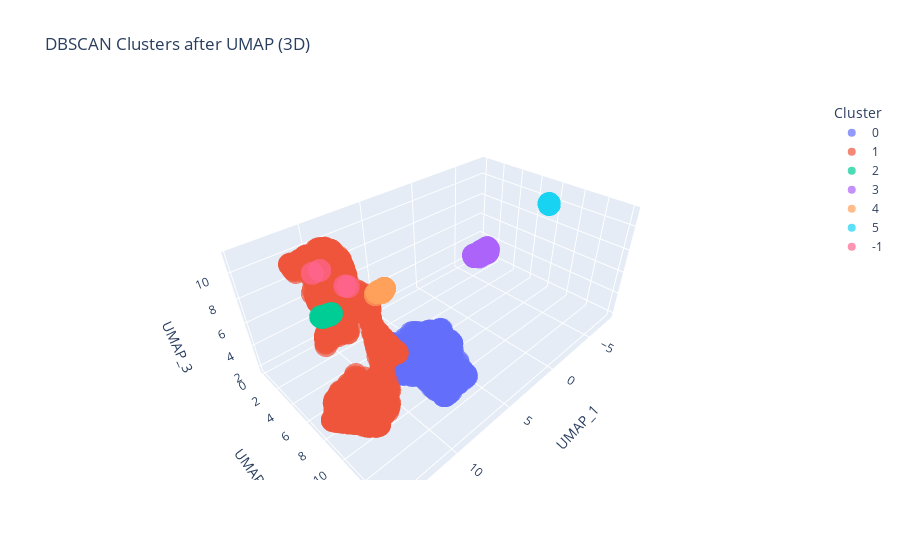

Notebook source saved alongside this figure:
### Markdown cell above
#### Visualization in 3D

To better understand the structure of the clusters, we visualize the results in 3D using Plotly Express. The visualization provides an interactive way to explore how the data points are grouped into distinct clusters.

### Code cell
import plotly.express as px

# Prepare the data for visualization
df_plot = pd.DataFrame(df_umap, columns=["UMAP_1", "UMAP_2", "UMAP_3"])
df_plot["cluster"] = df["cluster"]

# Interactive 3D visualization
fig = px.scatter_3d(df_plot, x="UMAP_1", y="UMAP_2", z="UMAP_3",
                    color=df_plot["cluster"].astype(str),
                    title="DBSCAN Clusters after UMAP (3D)",
                    labels={"color": "Cluster"},
                    opacity=0.7)
fig.show()

### Figure 1 — Plotly figure (JSON) as saved in the notebook; plotly's stock layout.template omitted (floating-point values rounded to 4 significant figures; data arrays with more than 128 entries replaced by an {"elided": "..."} marker saying what was removed)
{"data": [{"hovertemplate": "Cluster=0<br>UMAP_1=%{x}<br>UMAP_2=%{y}<br>UMAP_3=%{z}<extra></extra>", "legendgroup": "0", "marker": {"color": "#636efa", "opacity": 0.7, "symbol": "circle"}, "mode": "markers", "name": "0", "scene": "scene", "showlegend": true, "type": "scatter3d", "x": {"elided": "1063 float values"}, "y": {"elided": "1063 float values"}, "z": {"elided": "1063 float values"}}, {"hovertemplate": "Cluster=1<br>UMAP_1=%{x}<br>UMAP_2=%{y}<br>UMAP_3=%{z}<extra></extra>", "legendgroup": "1", "marker": {"color": "#EF553B", "opacity": 0.7, "symbol": "circle"}, "mode": "markers", "name": "1", "scene": "scene", "showlegend": true, "type": "scatter3d", "x": {"elided": "2707 float values"}, "y": {"elided": "2707 float values"}, "z": {"elided": "2707 float values"}}, {"hovertemplate": "Cluster=2<br>UMAP_1=%{x}<br>UMAP_2=%{y}<br>UMAP_3=%{z}<extra></extra>", "legendgroup": "2", "marker": {"color": "#00cc96", "opacity": 0.7, "symbol": "circle"}, "mode": "markers", "name": "2", "scene": "scene", "showlegend": true, "type": "scatter3d", "x": [9.311, 9.511, 9.334, 9.428, 9.569, 9.975, 9.329, 9.722, 9.405, 9.649, 9.373, 9.446, 9.569, 9.462, 9.399, 9.375, 9.326, 9.867, 9.339, 9.353, 9.404, 9.914, 9.762, 9.719, 9.988, 9.821, 9.611, 9.932, 9.819, 9.352, 9.702, 9.486, 9.33, 9.354, 9.715, 10.02, 9.493, 9.32, 9.897, 9.562, 9.518, 9.517, 9.319, 9.347, 9.943, 9.9, 9.969, 9.82, 9.328, 9.362, 9.911, 9.788, 9.384, 9.351, 9.327, 9.352, 9.375, 9.305, 9.509, 9.349, 9.763, 9.337, 9.336, 9.901, 9.726, 9.361, 9.345, 9.335, 9.811, 9.583, 9.965, 9.948, 9.41, 9.943, 9.794, 9.546, 9.445, 9.381, 9.904, 9.934], "y": [0.5285, 0.164, 0.368, 0.3244, 0.2017, 0.09431, 0.4632, 0.05667, 0.4171, 0.2732, 0.3869, 0.2579, 0.3594, 0.4076, 0.2461, 0.2863, 0.4754, 0.1462, 0.3127, 0.4943, 0.4215, 0.08365, 0.05, 0.07178, 0.1237, 0.06224, 0.3331, 0.1327, 0.04882, 0.4551, 0.07718, 0.4532, 0.3622, 0.3483, 0.1312, 0.0835, 0.2049, 0.3558, 0.1478, 0.1539, 0.1872, 0.3077, 0.478, 0.3435, 0.1231, 0.1256, 0.1228, 0.06773, 0.4761, 0.3697, 0.1191, 0.1712, 0.2684, 0.2878, 0.4644, 0.3266, 0.3422, 0.37, 0.1656, 0.27, 0.0264, 0.3141, 0.2835, 0.2427, 0.2104, 0.3652, 0.3778, 0.3515, 0.2684, 0.3508, 0.1399, 0.1132, 0.2429, 0.1063, 0.05492, 0.4045, 0.2172, 0.4606, 0.118, 0.08088], "z": [4.131, 3.793, 3.959, 3.973, 3.887, 3.903, 4.063, 3.787, 4.035, 3.996, 3.992, 3.899, 4.059, 4.03, 3.86, 3.889, 4.079, 3.932, 3.909, 4.102, 4.041, 3.889, 3.799, 3.804, 3.94, 3.835, 4.038, 3.87, 3.814, 4.044, 3.807, 4.079, 3.96, 3.951, 3.866, 3.981, 3.859, 3.943, 3.917, 3.82, 3.846, 3.976, 4.078, 3.944, 3.929, 3.907, 3.933, 3.834, 4.071, 3.971, 3.916, 3.934, 3.876, 3.889, 4.065, 3.939, 3.955, 3.968, 3.814, 3.871, 3.777, 3.908, 3.874, 4.048, 3.963, 3.962, 3.978, 3.947, 4.044, 4.054, 3.947, 3.926, 3.862, 3.907, 3.819, 4.094, 3.846, 4.079, 3.914, 3.882]}, {"hovertemplate": "Cluster=3<br>UMAP_1=%{x}<br>UMAP_2=%{y}<br>UMAP_3=%{z}<extra></extra>", "legendgroup": "3", "marker": {"color": "#ab63fa", "opacity": 0.7, "symbol": "circle"}, "mode": "markers", "name": "3", "scene": "scene", "showlegend": true, "type": "scatter3d", "x": {"elided": "176 float values"}, "y": {"elided": "176 float values"}, "z": {"elided": "176 float values"}}, {"hovertemplate": "Cluster=4<br>UMAP_1=%{x}<br>UMAP_2=%{y}<br>UMAP_3=%{z}<extra></extra>", "legendgroup": "4", "marker": {"color": "#FFA15A", "opacity": 0.7, "symbol": "circle"}, "mode": "markers", "name": "4", "scene": "scene", "showlegend": true, "type": "scatter3d", "x": [7.302, 7.28, 7.394, 7.528, 7.014, 7.311, 7.297, 7.55, 7.251, 7.074, 7.524, 7.753, 7.8, 7.499, 7.387, 7.422, 7.367, 7.095, 7.003, 7.553, 7.309, 7.589, 7.346, 7.31, 7.235, 7.458, 7.527, 7.667, 7.287, 7.335, 7.232, 7.309, 7.067, 7.338, 7.055, 7.535, 7.323, 7.527, 7.559, 7.528, 7.601, 7.014, 7.984, 7.591, 7.177, 7.023, 7.032, 6.997, 6.977, 7.01, 7.341, 7.566, 7.539, 7.577, 6.983, 7.35, 7.027, 7.571], "y": [4.499, 4.49, 4.451, 4.456, 4.371, 4.493, 4.485, 4.467, 4.475, 4.385, 4.464, 4.553, 4.537, 4.46, 4.451, 4.442, 4.414, 4.378, 4.348, 4.488, 4.493, 4.515, 4.463, 4.433, 4.473, 4.453, 4.467, 4.538, 4.422, 4.466, 4.513, 4.501, 4.38, 4.502, 4.377, 4.467, 4.487, 4.454, 4.467, 4.465, 4.506, 4.373, 4.641, 4.49, 4.406, 4.374, 4.373, 4.35, 4.372, 4.368, 4.51, 4.472, 4.463, 4.497, 4.346, 4.535, 4.369, 4.471], "z": [7.131, 7.125, 7.198, 7.279, 7.179, 7.133, 7.126, 7.29, 7.133, 7.181, 7.285, 7.306, 7.341, 7.261, 7.204, 7.226, 7.216, 7.216, 7.209, 7.286, 7.137, 7.32, 7.166, 7.182, 7.127, 7.228, 7.276, 7.308, 7.226, 7.156, 7.136, 7.128, 7.188, 7.128, 7.188, 7.281, 7.134, 7.289, 7.291, 7.277, 7.313, 7.177, 7.301, 7.305, 7.208, 7.18, 7.184, 7.196, 7.167, 7.179, 7.125, 7.297, 7.289, 7.308, 7.192, 7.096, 7.188, 7.292]}, {"hovertemplate": "Cluster=5<br>UMAP_1=%{x}<br>UMAP_2=%{y}<br>UMAP_3=%{z}<extra></extra>", "legendgroup": "5", "marker": {"color": "#19d3f3", "opacity": 0.7, "symbol": "circle"}, "mode": "markers", "name": "5", "scene": "scene", "showlegend": true, "type": "scatter3d", "x": [-7.859, -7.814, -7.836, -7.82, -7.846, -7.801, -7.799, -7.842, -7.804, -7.815, -7.835, -7.834, -7.84, -7.837, -7.81, -7.862, -7.803, -7.851, -7.807, -7.796, -7.849, -7.825, -7.809, -7.854, -7.799, -7.8, -7.84, -7.832, -7.844], "y": [7.375, 7.417, 7.398, 7.411, 7.387, 7.432, 7.434, 7.391, 7.425, 7.418, 7.398, 7.4, 7.393, 7.397, 7.423, 7.371, 7.426, 7.381, 7.423, 7.434, 7.385, 7.408, 7.423, 7.379, 7.434, 7.432, 7.397, 7.402, 7.389], "z": [9.747, 9.742, 9.735, 9.743, 9.722, 9.704, 9.701, 9.728, 9.752, 9.713, 9.731, 9.71, 9.728, 9.729, 9.714, 9.754, 9.752, 9.718, 9.752, 9.761, 9.72, 9.704, 9.757, 9.75, 9.713, 9.701, 9.715, 9.718, 9.721]}, {"hovertemplate": "Cluster=-1<br>UMAP_1=%{x}<br>UMAP_2=%{y}<br>UMAP_3=%{z}<extra></extra>", "legendgroup": "-1", "marker": {"color": "#FF6692", "opacity": 0.7, "symbol": "circle"}, "mode": "markers", "name": "-1", "scene": "scene", "showlegend": true, "type": "scatter3d", "x": [9.658, 11.49, 10.72, 9.732], "y": [4.148, 3.283, 2.789, 3.88], "z": [8.546, 10.02, 9.663, 8.509]}], "layout": {"legend": {"title": {"text": "Cluster"}, "tracegroupgap": 0}, "scene": {"domain": {"x": [0, 1], "y": [0, 1]}, "xaxis": {"title": {"text": "UMAP_1"}}, "yaxis": {"title": {"text": "UMAP_2"}}, "zaxis": {"title": {"text": "UMAP_3"}}}, "title": {"text": "DBSCAN Clusters after UMAP (3D)"}}}
